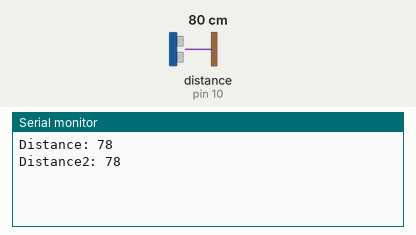
Simulated run of this sketch. Board: Arduino Uno, built with avr-gcc and run on an emulated ATmega328P. On the bench: the last lines printed to the serial monitor. Wiring (inferred from the names in the program): ultrasonic range finder: trigger pin 9; echo pin 10. Inputs (shaded band) come from the test bench; at power-on: distance to the obstacle (sensor on pin 10) 80 cm. The echo pulse lasts 58.3 µs per cm.

Above: at 1.8 s.
1.9 s: distance to the obstacle (sensor on pin 10) set to 2 cm
At 2.8 s:
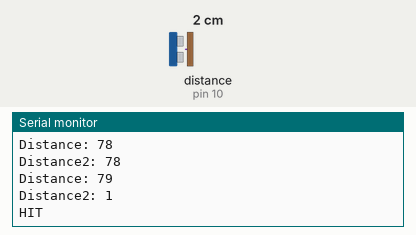
3.5 s: distance to the obstacle (sensor on pin 10) set to 4 cm
At 4.5 s:
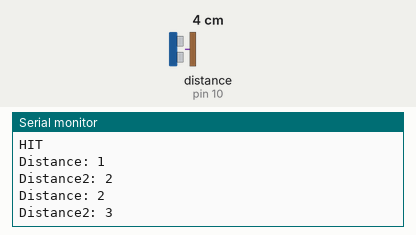
Timing chart, 0 to 6.5 s (numbered marks = the images above; inputs shaded):
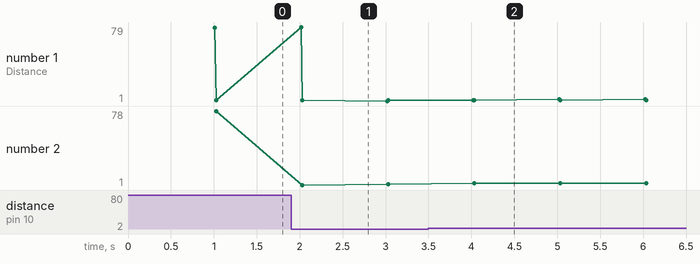

Measured:
- after the input at 1.9 s, the serial monitor: prints a new line after 0.13 s (image 1)
- after the input at 3.5 s, the serial monitor: prints a new line after 0.53 s (image 2)
- plotted number 2: 2 → 3 after the input at 3.5 s

The sketch:

sketch_apr22b.ino
```cpp
// defines pins numbers
const int trigPin = 9;
const int echoPin = 10;
// defines variables
long duration;
long duration2;
int distance;
int distance2;
void setup() {
pinMode(trigPin, OUTPUT); // Sets the trigPin as an Output
pinMode(echoPin, INPUT); // Sets the echoPin as an Input
Serial.begin(9600); // Starts the serial communication
}
void loop() {
// Clears the trigPin
digitalWrite(trigPin, LOW);
delayMicroseconds(2);
// Sets the trigPin on HIGH state for 10 micro seconds
digitalWrite(trigPin, HIGH);
delayMicroseconds(10);
digitalWrite(trigPin, LOW);
// Reads the echoPin, returns the sound wave travel time in microseconds
duration = pulseIn(echoPin, HIGH);
// Calculating the distance
distance = duration*0.034/2;
delay(1000);
digitalWrite(trigPin, LOW);
delayMicroseconds(2);
digitalWrite(trigPin, HIGH);
delayMicroseconds(10);
digitalWrite(trigPin, LOW);
duration2 = pulseIn(echoPin, HIGH);
distance2 = duration2*0.034/2;
Serial.print("Distance: ");
 Serial.println(distance);
 Serial.print("Distance2: ");
  Serial.println(distance2);
if(distance2 <= 60 && abs(distance2 - distance) > 10){
  Serial.print("HIT \n");
  //Serial.println(distance);
}

// Prints the distance on the Serial Monitor

}
```
